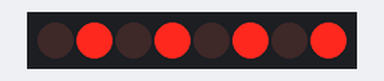
This sketch was run on a simulated Arduino Uno, built with avr-gcc and run on an emulated ATmega328P. Parts: 8 shift-register outputs drawn as a row of LEDs (first output left, lit = HIGH). Wiring (inferred from the names in the program): shift register (74HC595): data pin 12; shift clock pin 9; latch pin 11. Wiring (inferred from the signals the program sends): row of LEDs: on Q0, Q1, Q2, Q3, Q4, Q5, Q6, Q7.

Above: at 0.2 s.
At 1.7 s:
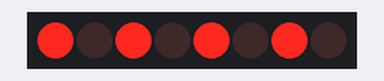
Timing chart, 0 to 3.0 s (numbered marks = the images above):
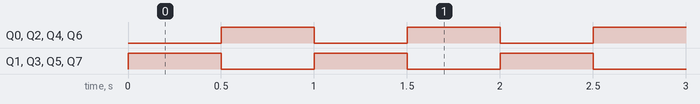

Measured:
- by itself, Q0–7: alternates HIGH for 0.50 s and LOW for 0.50 s

The sketch:

sketch_jul24b.ino
```cpp
int LatchPin = 11;
int clockPin = 9;
int dataPin = 12;
int dt = 500;
byte LEDs = 0b01010101;
byte LED2s= 0b10101010;
void setup() {
  // put your de here, to run once:
Serial.begin(9600);
pinMode(LatchPin , OUTPUT);
pinMode(dataPin , OUTPUT);
pinMode(clockPin , OUTPUT);
}

void loop() {
  // put your main code here, to run repeatedly:
digitalWrite(LatchPin, LOW);
shiftOut(dataPin , clockPin , LSBFIRST, LEDs);
digitalWrite(LatchPin , HIGH);
delay(dt);
digitalWrite(LatchPin, LOW);
shiftOut(dataPin , clockPin , LSBFIRST, LED2s);
digitalWrite(LatchPin , HIGH);
delay(dt);
}
```
